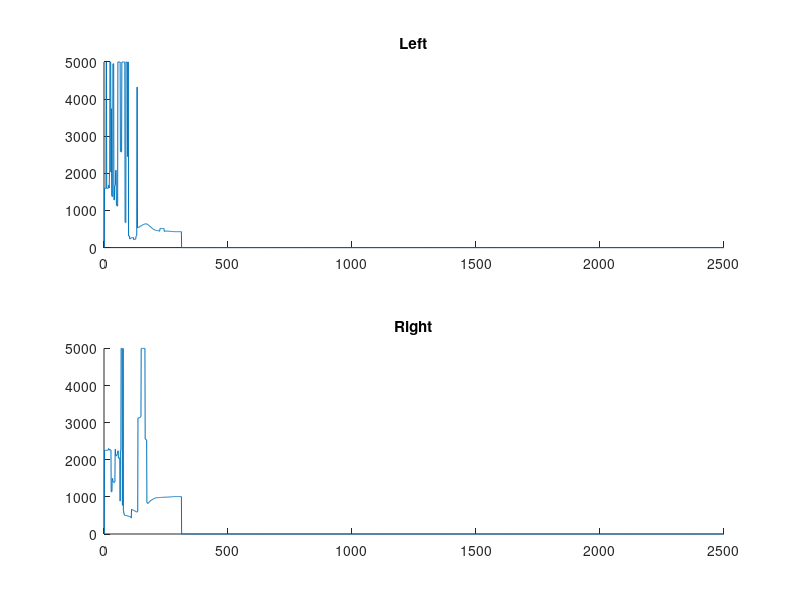
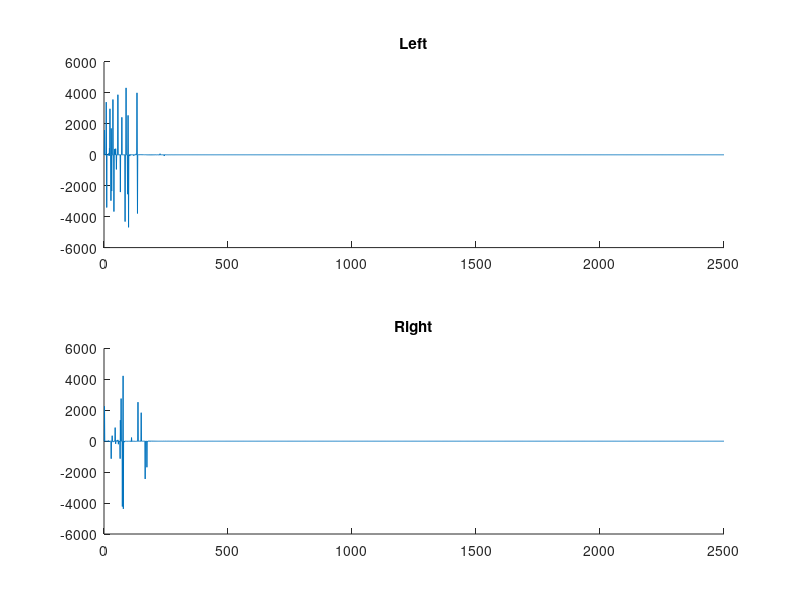

Write the MATLAB code that produced these figures, in order.
load('sensors2.mat')
figure; 
subplot(2,1,1),hold on,title('Left'),plot(sensors(:,1));
subplot(2,1,2),hold on,title('Right'),plot(sensors(:,8));

figure; 
subplot(2,1,1),hold on,title('Left'),plot(gradSensors(:,1));
subplot(2,1,2),hold on,title('Right'),plot(gradSensors(:,8));